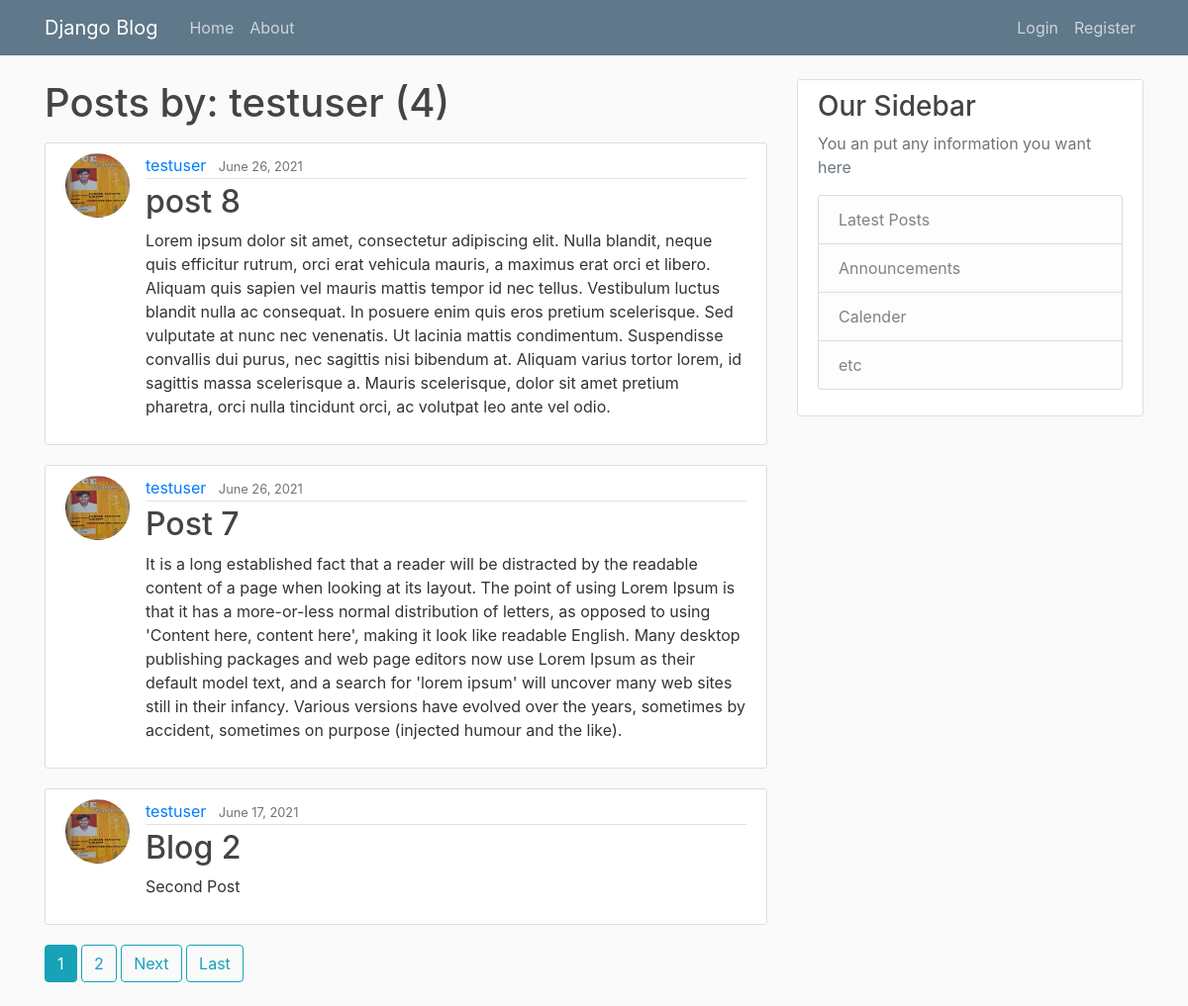
/user/testuser/, run on the app's committed database.
### blog/models.py (models this page shows, shortened)
class Post(models.Model):
    title = models.CharField(max_length=100)
    content = models.TextField()
    day_posted = models.DateTimeField(default=timezone.now)
    author = models.ForeignKey(User, on_delete=models.CASCADE)

### users/models.py (models this page shows, shortened)
class Profile(models.Model):
    user = models.OneToOneField(User, on_delete=models.CASCADE)
    image = models.ImageField(default='default.jpg', upload_to='profile_pics')

### blog/views.py (the view)
# urls.py: path("user/<str:username>/", UserListView.as_view(), name="user-posts"),
class UserListView(ListView):
    model = Post
    template_name = 'blog/user_posts.html'
    context_object_name = 'posts'
    paginate_by = 3
    def get_queryset(self):
        user = get_object_or_404(User, username=self.kwargs.get('username'))
        return Post.objects.filter(author=user).order_by('-day_posted')

### blog/templates/blog/user_posts.html (shortened to what this page needs)
{% extends 'blog/base.html' %}
{% block content %}
    <h1 class="mb-3">Posts by: {{ view.kwargs.username }} ({{ page_obj.paginator.count }})</h1>
    {% for post in posts %}
        <article class="media content-section">
            <img class="rounded-circle article-img" src="{{ post.author.profile.image.url }}">
          <div class="media-body">
            <div class="article-metadata">
              <a class="mr-2" href="{% url 'user-posts' post.author.username %}">{{ post.author }}</a>
              <small class="text-muted">{{ post.day_posted|date:"F d, Y" }}</small>
            </div>
            <h2><a class="article-title" href="{% url 'post-detail' post.id %}">{{ post.title }}</a></h2>
            <p class="article-content">{{ post.content }}</p>
          </div>
        </article>
    {% endfor %}
    {% if is_paginated %}
        {% for num in page_obj.paginator.page_range %}
            {% if page_obj.number == num %}
                <a class="btn btn-info mb-4"  href="?page={{ num }}">{{ num }}</a>
            {% elif num > page_obj.number|add:'-3' and num < page_obj.number|add:'3'%}
                <a class="btn btn-outline-info mb-4"  href="?page={{ num }}">{{ num }}</a>
            {% endif %}
        {% endfor %}
        {% if page_obj.has_next %}
            <a class="btn btn-outline-info mb-4"  href="?page={{ page_obj.next_page_number }}">Next</a>
            <a class="btn btn-outline-info mb-4"  href="?page={{ page_obj.paginator.num_pages }}">Last</a>
        {% endif %}
    {% endif %}
{% endblock %}

### blog/static/blog/main.css (style rules this page uses)
body { background: #fafafa; color: #333333; margin-top: 5rem; }
h1, h2, h3, h4, h5, h6 { color: #444444; }
.content-section { background: #ffffff; padding: 10px 20px; border: 1px solid #dddddd; border-radius: 3px; margin-bottom: 20px; }
.article-title { color: #444444; }
.article-content { white-space: pre-line; }
.article-img { height: 65px; width: 65px; margin-right: 16px; }
.article-metadata { padding-bottom: 1px; margin-bottom: 4px; border-bottom: 1px solid #e3e3e3 }

### data on the page
Post: author.profile.image (picture), author "testuser", day_posted "June 26, 2021", title "post 8", content "Lorem ipsum dolor sit amet, consectetur adipiscing elit. Nulla blandit, neque quis efficitur rutrum, orci erat vehicula mauris, a maximus erat orci et libero. Aliquam quis sapien vel mauris mattis tempor id nec tellus. Vestibulum luctus blandit nulla ac consequat. In posuere enim quis eros pretium scelerisque. Sed vulputate at nunc nec venenatis. Ut lacinia mattis condimentum. Suspendisse convallis dui purus, nec sagittis nisi bibendum at. Aliquam varius tortor lorem, id sagittis massa scelerisque a. Mauris scelerisque, dolor sit amet pretium pharetra, orci nulla tincidunt orci, ac volutpat leo ante vel odio."
Post: author.profile.image (picture), author "testuser", day_posted "June 26, 2021", title "Post 7", content "It is a long established fact that a reader will be distracted by the readable content of a page when looking at its layout. The point of using Lorem Ipsum is that it has a more-or-less normal distribution of letters, as opposed to using 'Content here, content here', making it look like readable English. Many desktop publishing packages and web page editors now use Lorem Ipsum as their default model text, and a search for 'lorem ipsum' will uncover many web sites still in their infancy. Various versions have evolved over the years, sometimes by accident, sometimes on purpose (injected humour and the like)."
Post: author.profile.image (picture), author "testuser", day_posted "June 17, 2021", title "Blog 2", content "Second Post"

### other printed values
{{ view.kwargs.username }} "testuser"
{{ page_obj.paginator.count }} "4"
{{ num }} "1"
{{ num }} "2"
